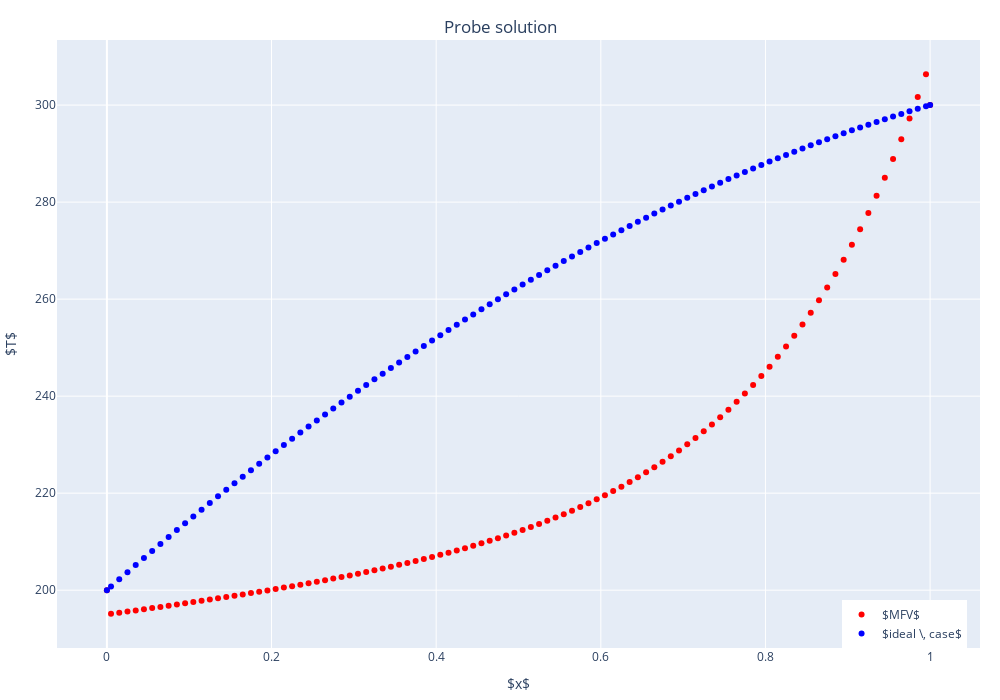

The cell this chart's notebook holds for it:
### Code cell
x, T = solve_diffusion(N, T1, T2, x_l, x_r, A, qv, coef_d)
T_true = solve_analytic(x, T1, T2, x_l, x_r, A, qv, coef_d)

#plt.plot(x, T, lw=2, color='black', label='MFV',zorder=10)
fig = go.Figure()

fig.add_trace(go.Scatter(x = x, y = T, mode = 'markers', name = r'$MFV$', line = dict(color = 'red', width = 1, dash = 'dot')))
fig.add_trace(go.Scatter(x = x, y = T_true, mode = 'markers', name = r'$ideal \, case$', line = dict(color = 'blue', width = 1, dash = 'dot')))
#plt.plot(x, T_true, lw=2, color='blue', ls = '--', label='ideal case', zorder=10)
#plt.scatter(x, T, s=10, color='black', zorder=10)
#plt.grid(zorder=1)
#plt.xlabel('x')
#plt.ylabel('T')
#plt.title('Probe solution')
#plt.legend()
#plt.show()
fig.update_layout(width = 1000, height = 700,
                    margin = dict(l = 10, r = 20, t = 40, b = 20),
                    title = f'Probe solution', title_x = 0.5, title_y = 0.97,
                    xaxis_title = r'$x$',
                    yaxis_title = r'$T$',
                    legend = dict(x = 0.85, y = 0)
  )
fig.show()
